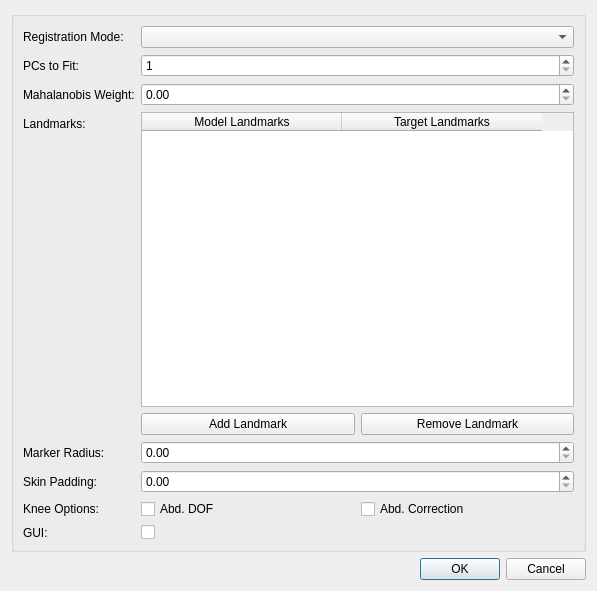
<?xml version="1.0" encoding="UTF-8"?>
<ui version="4.0">
 <class>Dialog</class>
 <widget class="QDialog" name="Dialog">
  <property name="geometry">
   <rect>
    <x>0</x>
    <y>0</y>
    <width>597</width>
    <height>591</height>
   </rect>
  </property>
  <property name="windowTitle">
   <string>Configure 2-Sided Lower Limb Registration Step</string>
  </property>
  <layout class="QGridLayout" name="gridLayout">
   <item row="0" column="0">
    <widget class="QGroupBox" name="configGroupBox">
     <property name="sizePolicy">
      <sizepolicy hsizetype="Preferred" vsizetype="Preferred">
       <horstretch>0</horstretch>
       <verstretch>0</verstretch>
      </sizepolicy>
     </property>
     <property name="title">
      <string/>
     </property>
     <layout class="QFormLayout" name="formLayout">
      <property name="fieldGrowthPolicy">
       <enum>QFormLayout::AllNonFixedFieldsGrow</enum>
      </property>
      <item row="0" column="0">
       <widget class="QLabel" name="label1">
        <property name="text">
         <string>Registration Mode:</string>
        </property>
       </widget>
      </item>
      <item row="0" column="1">
       <widget class="QComboBox" name="comboBox_regmode"/>
      </item>
      <item row="1" column="0">
       <widget class="QLabel" name="label">
        <property name="text">
         <string>PCs to Fit:</string>
        </property>
       </widget>
      </item>
      <item row="1" column="1">
       <widget class="QSpinBox" name="spinBox_pcsToFit">
        <property name="minimum">
         <number>1</number>
        </property>
        <property name="maximum">
         <number>99</number>
        </property>
       </widget>
      </item>
      <item row="2" column="0">
       <widget class="QLabel" name="label_2">
        <property name="text">
         <string>Mahalanobis Weight:</string>
        </property>
       </widget>
      </item>
      <item row="2" column="1">
       <widget class="QDoubleSpinBox" name="doubleSpinBox_mWeight">
        <property name="singleStep">
         <double>0.100000000000000</double>
        </property>
       </widget>
      </item>
      <item row="3" column="0">
       <widget class="QLabel" name="label_3">
        <property name="text">
         <string>Landmarks:</string>
        </property>
       </widget>
      </item>
      <item row="3" column="1">
       <layout class="QVBoxLayout" name="verticalLayout">
        <item>
         <widget class="QTableWidget" name="tableWidgetLandmarks">
          <property name="sizePolicy">
           <sizepolicy hsizetype="Expanding" vsizetype="Expanding">
            <horstretch>0</horstretch>
            <verstretch>0</verstretch>
           </sizepolicy>
          </property>
          <property name="maximumSize">
           <size>
            <width>16777215</width>
            <height>16777215</height>
           </size>
          </property>
          <attribute name="horizontalHeaderMinimumSectionSize">
           <number>200</number>
          </attribute>
          <attribute name="horizontalHeaderDefaultSectionSize">
           <number>200</number>
          </attribute>
          <column>
           <property name="text">
            <string>Model Landmarks</string>
           </property>
          </column>
          <column>
           <property name="text">
            <string>Target Landmarks</string>
           </property>
          </column>
         </widget>
        </item>
        <item>
         <layout class="QHBoxLayout" name="horizontalLayout_2">
          <item>
           <widget class="QPushButton" name="pushButton_addLandmark">
            <property name="text">
             <string>Add Landmark</string>
            </property>
           </widget>
          </item>
          <item>
           <widget class="QPushButton" name="pushButton_removeLandmark">
            <property name="text">
             <string>Remove Landmark</string>
            </property>
           </widget>
          </item>
         </layout>
        </item>
       </layout>
      </item>
      <item row="4" column="0">
       <widget class="QLabel" name="label_12">
        <property name="text">
         <string>Marker Radius:</string>
        </property>
       </widget>
      </item>
      <item row="4" column="1">
       <widget class="QDoubleSpinBox" name="doubleSpinBox_markerRadius"/>
      </item>
      <item row="5" column="0">
       <widget class="QLabel" name="label_13">
        <property name="text">
         <string>Skin Padding:</string>
        </property>
       </widget>
      </item>
      <item row="5" column="1">
       <widget class="QDoubleSpinBox" name="doubleSpinBox_skinPad"/>
      </item>
      <item row="6" column="0">
       <widget class="QLabel" name="label_10">
        <property name="text">
         <string>Knee Options:</string>
        </property>
       </widget>
      </item>
      <item row="6" column="1">
       <layout class="QHBoxLayout" name="horizontalLayout">
        <item>
         <widget class="QCheckBox" name="checkBox_kneedof">
          <property name="text">
           <string>Abd. DOF</string>
          </property>
         </widget>
        </item>
        <item>
         <widget class="QCheckBox" name="checkBox_kneecorr">
          <property name="text">
           <string>Abd. Correction</string>
          </property>
         </widget>
        </item>
       </layout>
      </item>
      <item row="7" column="0">
       <widget class="QLabel" name="label_11">
        <property name="text">
         <string>GUI:</string>
        </property>
       </widget>
      </item>
      <item row="7" column="1">
       <widget class="QCheckBox" name="checkBox_GUI">
        <property name="text">
         <string/>
        </property>
       </widget>
      </item>
     </layout>
    </widget>
   </item>
   <item row="1" column="0">
    <widget class="QDialogButtonBox" name="buttonBox">
     <property name="orientation">
      <enum>Qt::Horizontal</enum>
     </property>
     <property name="standardButtons">
      <set>QDialogButtonBox::Cancel|QDialogButtonBox::Ok</set>
     </property>
    </widget>
   </item>
  </layout>
 </widget>
 <tabstops>
  <tabstop>comboBox_regmode</tabstop>
  <tabstop>spinBox_pcsToFit</tabstop>
  <tabstop>doubleSpinBox_mWeight</tabstop>
  <tabstop>tableWidgetLandmarks</tabstop>
  <tabstop>pushButton_addLandmark</tabstop>
  <tabstop>pushButton_removeLandmark</tabstop>
  <tabstop>doubleSpinBox_markerRadius</tabstop>
  <tabstop>doubleSpinBox_skinPad</tabstop>
  <tabstop>checkBox_kneedof</tabstop>
  <tabstop>checkBox_kneecorr</tabstop>
  <tabstop>checkBox_GUI</tabstop>
  <tabstop>buttonBox</tabstop>
 </tabstops>
 <resources/>
 <connections>
  <connection>
   <sender>buttonBox</sender>
   <signal>accepted()</signal>
   <receiver>Dialog</receiver>
   <slot>accept()</slot>
   <hints>
    <hint type="sourcelabel">
     <x>300</x>
     <y>404</y>
    </hint>
    <hint type="destinationlabel">
     <x>300</x>
     <y>213</y>
    </hint>
   </hints>
  </connection>
  <connection>
   <sender>buttonBox</sender>
   <signal>rejected()</signal>
   <receiver>Dialog</receiver>
   <slot>reject()</slot>
   <hints>
    <hint type="sourcelabel">
     <x>300</x>
     <y>404</y>
    </hint>
    <hint type="destinationlabel">
     <x>300</x>
     <y>213</y>
    </hint>
   </hints>
  </connection>
 </connections>
</ui>
